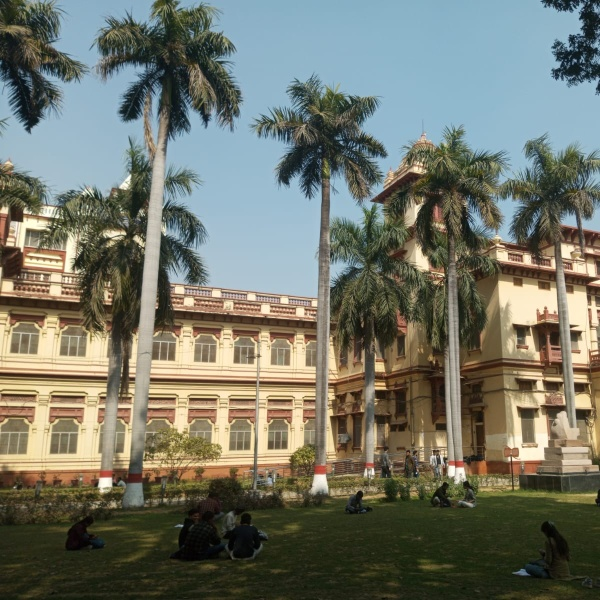
#> input picture left_75.jpg, 600 x 600 px
$ python C995c_Stitching.py
#> lines starting #> are read from the running program, lines starting #| are printed output that depends on the picture
import cv2

img1 = cv2.imread('left_75.jpg')
#> img1 is the input picture: shape (600, 600, 3); mean B, G, R 105, 117.2, 114.3
img2 = cv2.imread('right_75.jpg')
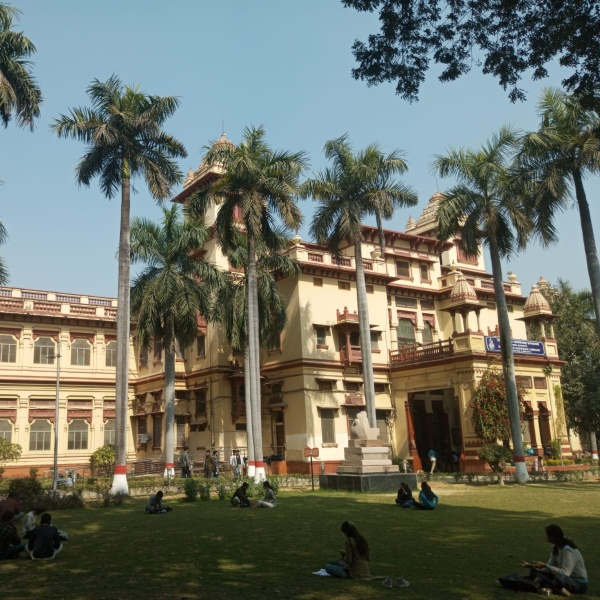
#> input picture right_75.jpg, 600 x 600 px
#> img2 is the input picture: shape (600, 600, 3); mean B, G, R 100.5, 111.8, 107.9

stitcher = cv2.Stitcher_create()

status, pano = stitcher.stitch([img1, img2])
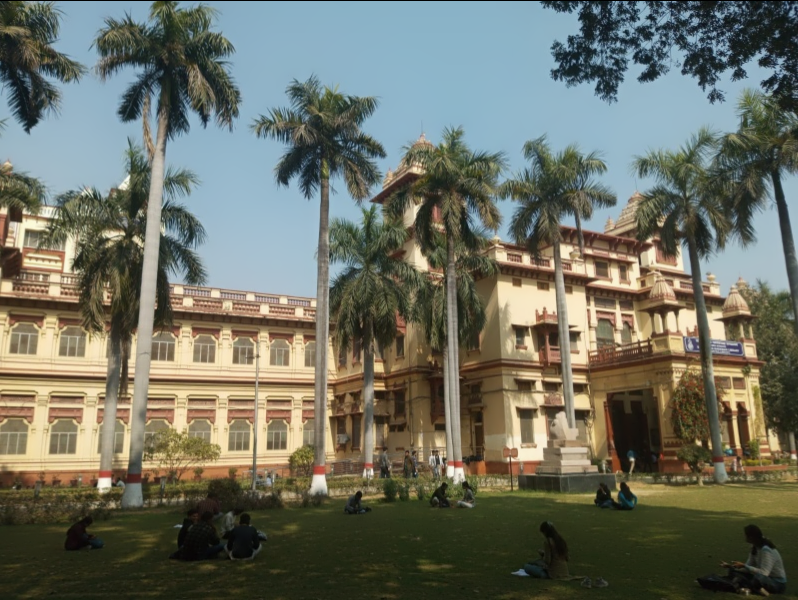
#> pano: shape (600, 798, 3); mean B, G, R 99.1, 111.5, 108.9
#> status = 0

if status == cv2.Stitcher_OK:
    cv2.imshow('Panorama', pano)
    cv2.waitKey(0)
